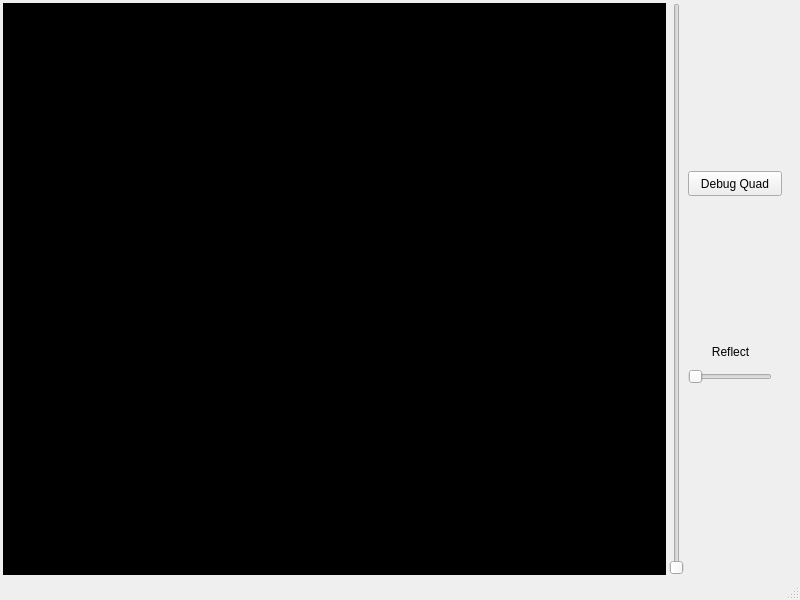
<?xml version="1.0" encoding="UTF-8"?>
<ui version="4.0">
 <class>MainWindow</class>
 <widget class="QMainWindow" name="MainWindow">
  <property name="geometry">
   <rect>
    <x>0</x>
    <y>0</y>
    <width>800</width>
    <height>600</height>
   </rect>
  </property>
  <property name="windowTitle">
   <string>MainWindow</string>
  </property>
  <widget class="QWidget" name="centralwidget">
   <layout class="QHBoxLayout" name="horizontalLayout" stretch="6,1,1">
    <property name="spacing">
     <number>3</number>
    </property>
    <property name="leftMargin">
     <number>3</number>
    </property>
    <property name="topMargin">
     <number>3</number>
    </property>
    <property name="rightMargin">
     <number>3</number>
    </property>
    <property name="bottomMargin">
     <number>3</number>
    </property>
    <item>
     <widget class="QtVulkanWindow" name="vulkanWidget" native="true">
      <property name="styleSheet">
       <string notr="true">background-color: rgb(0, 0, 0);</string>
      </property>
     </widget>
    </item>
    <item>
     <widget class="QSlider" name="slider_distance">
      <property name="orientation">
       <enum>Qt::Vertical</enum>
      </property>
     </widget>
    </item>
    <item>
     <widget class="QFrame" name="verticalFrame">
      <widget class="QSlider" name="slider_reflect">
       <property name="geometry">
        <rect>
         <x>1</x>
         <y>366</y>
         <width>84</width>
         <height>16</height>
        </rect>
       </property>
       <property name="orientation">
        <enum>Qt::Horizontal</enum>
       </property>
      </widget>
      <widget class="QPushButton" name="btn_debugquad">
       <property name="geometry">
        <rect>
         <x>1</x>
         <y>168</y>
         <width>94</width>
         <height>25</height>
        </rect>
       </property>
       <property name="text">
        <string>Debug Quad</string>
       </property>
      </widget>
      <widget class="QLabel" name="label">
       <property name="geometry">
        <rect>
         <x>10</x>
         <y>340</y>
         <width>67</width>
         <height>17</height>
        </rect>
       </property>
       <property name="text">
        <string>Reflect</string>
       </property>
       <property name="alignment">
        <set>Qt::AlignCenter</set>
       </property>
      </widget>
     </widget>
    </item>
   </layout>
  </widget>
  <widget class="QMenuBar" name="menubar">
   <property name="geometry">
    <rect>
     <x>0</x>
     <y>0</y>
     <width>800</width>
     <height>22</height>
    </rect>
   </property>
  </widget>
  <widget class="QStatusBar" name="statusbar"/>
 </widget>
 <customwidgets>
  <customwidget>
   <class>QtVulkanWindow</class>
   <extends>QWidget</extends>
   <header location="global">QtVulkanWindow.h</header>
   <container>1</container>
  </customwidget>
 </customwidgets>
 <resources/>
 <connections/>
</ui>
